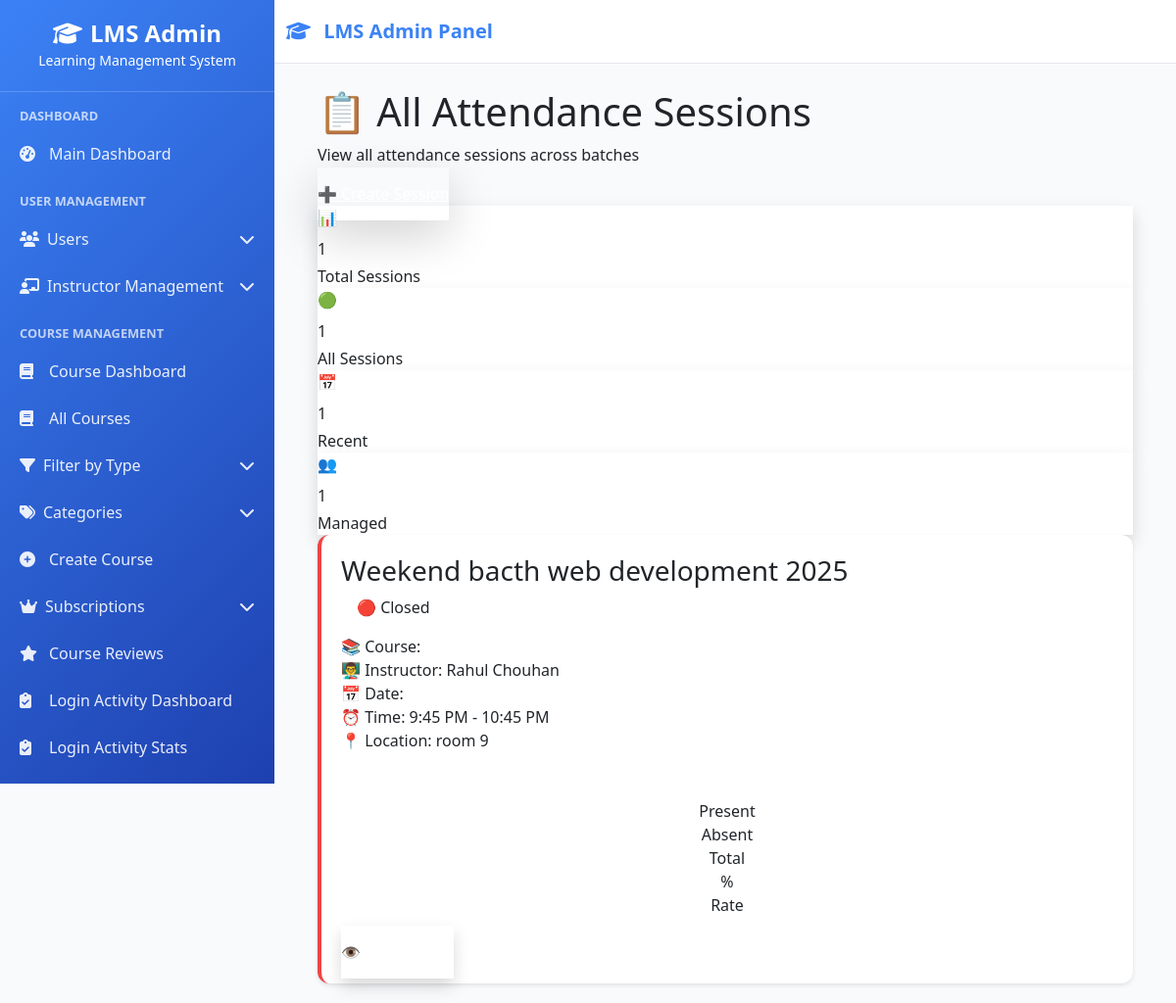
Page /attendance/sessions/ (signed in) on the committed database.
### attendance/models.py (models this page shows, shortened)
class AttendanceSession(models.Model):
    batch = models.ForeignKey(Batch, on_delete=models.CASCADE)
    start_time = models.DateTimeField(
        default=timezone.now,
        help_text="Session start time (with date and timezone)"
    )
    end_time = models.DateTimeField(
        null=True,
        blank=True,
        help_text="Session end time (with date and timezone)"
    )
    classroom_location = models.CharField(max_length=255, blank=True)
    latitude = models.FloatField()
    longitude = models.FloatField()
    qr_secret = models.CharField(max_length=255, unique=True)
    qr_code = models.ImageField(
        upload_to='attendance_qr_codes/',
        blank=True,
        null=True,
        help_text="Generated QR code image"
    )
    is_active = models.BooleanField(default=True)
    allowed_radius_meters = models.IntegerField(default=100)
    created_at = models.DateTimeField(auto_now_add=True)
    instructor = models.ForeignKey(
        settings.AUTH_USER_MODEL,
        on_delete=models.CASCADE,
        related_name='attendance_sessions',
        limit_choices_to=Q(role='instructor')
    )
    class Meta:
        ordering = ['-created_at']

### courses/models.py (models this page shows, shortened)
class Batch(models.Model):
    CONTENT_CHOICES = [
        ('fresh', 'Fresh Content (Empty)'),
        ('copy', 'Copy Course Content'),
    ]
    STATUS_CHOICES = [
        ('draft', 'Draft'),
        ('active', 'Active'),
        ('completed', 'Completed'),
    ]
    course = models.ForeignKey(Course, on_delete=models.CASCADE, related_name='batches')
    name = models.CharField(max_length=200)  # "Spring 2025", "Weekend Batch"
    code = models.CharField(max_length=50, unique=True, blank=True)  # Auto-generated
    content_type = models.CharField(max_length=10, choices=CONTENT_CHOICES, default='copy')
    start_date = models.DateField()
    end_date = models.DateField()
    max_students = models.PositiveIntegerField(default=30)
    instructor = models.ForeignKey(
        User, on_delete=models.CASCADE,
        limit_choices_to={'role': 'instructor'}
    )
    status = models.CharField(max_length=20, choices=STATUS_CHOICES, default='draft')
    is_active = models.BooleanField(default=True)
    created_at = models.DateTimeField(auto_now_add=True)
    created_by = models.ForeignKey(
        User, on_delete=models.SET_NULL, null=True,
        related_name='created_batches'  # <-- Yeh add karo
    )
    DELIVERY_MODE_CHOICES = [
        ('online', 'Online'),
        ('offline', 'Offline'),
        ('hybrid', 'Hybrid'),
    ]
    delivery_mode = models.CharField(
        max_length=20,
        choices=DELIVERY_MODE_CHOICES,
        default='online'
    )
    classroom_location = models.CharField(max_length=200, blank=True)
    building_name = models.CharField(max_length=100, blank=True)
    floor_number = models.CharField(max_length=10, blank=True)
    classroom_capacity = models.IntegerField(default=30)
    latitude = models.DecimalField(max_digits=9, decimal_places=6, null=True, blank=True)
    longitude = models.DecimalField(max_digits=9, decimal_places=6, null=True, blank=True)
    attendance_radius_meters = models.IntegerField(
        default=50,
        help_text="Allowed distance for marking attendance"
    )
    class Meta:
        ordering = ['-created_at']
    class Meta:
        ordering = ['-created_at']

### userss/models.py (models this page shows, shortened)
class CustomUser(AbstractUser):
    ROLE_CHOICES = (
    ("superadmin", "Super Admin"),
    ("instructor", "Instructor"),
    ("student", "Student"),
    ("webinar_user", "Webinar User"),  # Add this line
)
    role = models.CharField(max_length=20, choices=ROLE_CHOICES, default="student")
    phone_number = models.CharField(max_length=15, blank=True, null=True)
    profile_picture = models.ImageField(
        upload_to="profile_pics/", blank=True, null=True
    )
    bio = models.TextField(max_length=500, blank=True)
    date_of_birth = models.DateField(blank=True, null=True)
    address = models.TextField(max_length=200, blank=True)
    created_by = models.ForeignKey(
        "self",
        on_delete=models.SET_NULL,
        null=True,
        blank=True,
        related_name="created_users",
    )
    updated_at = models.DateTimeField(auto_now=True)
    def get_full_name(self):
        return f"{self.first_name} {self.last_name}".strip()
    class Meta:
        ordering = ["-date_joined"]
        verbose_name = "User"
        verbose_name_plural = "Users"

### attendance/views.py (the view, shortened to what this page needs)
# urls.py: path('sessions/', views.session_list, name='session_list'),
@login_required
def session_list(request):
    if request.user.role not in ['instructor', 'superadmin']:
        messages.error(request, 'Only instructors/admins can view sessions!')
        return redirect('home')
    if request.user.role == 'superadmin':
        sessions = AttendanceSession.objects.all()
        base_template = 'base.html'
        page_title = 'All Attendance Sessions'
    else:
        instructor_batches = Batch.objects.filter(instructor=request.user)
        sessions = AttendanceSession.objects.filter(batch__in=instructor_batches)
        base_template = 'instructor_base.html'
        page_title = 'My Attendance Sessions'
    sessions = sessions.select_related('batch').order_by('-start_time')
    batch_id = request.GET.get('batch')
    if batch_id:
        sessions = sessions.filter(batch_id=batch_id)
    from_date = request.GET.get('from_date')
    to_date = request.GET.get('to_date')
    from django.core.paginator import Paginator
    paginator = Paginator(sessions, 10)
    page_number = request.GET.get('page')
    page_obj = paginator.get_page(page_number)
    if request.user.role == 'superadmin':
        available_batches = Batch.objects.filter(is_active=True)
    else:
        available_batches = Batch.objects.filter(
            instructor=request.user,
            is_active=True
        )
    context = {
        'page_obj': page_obj,
        'sessions': page_obj.object_list,
        'available_batches': available_batches,
        'selected_batch': batch_id,
        'from_date': from_date,
        'to_date': to_date,
        'page_title': page_title,
        'base_template': base_template,
    }
    return render(request, 'attendance/session_list.html', context)

### lms/context_processors.py (called while the page is built, shortened)
def sidebar_context(request):
    context = {}
    if request.user.is_authenticated:
        from courses.models import Course
        is_admin = request.user.is_superuser or getattr(request.user, 'role', None) == 'superadmin'
        if is_admin:
            sidebar_courses = Course.objects.filter(is_active=True).order_by('course_code')[:15]
        elif getattr(request.user, 'role', None) == 'instructor':
            sidebar_courses = Course.objects.filter(
                instructor=request.user,
                is_active=True
            ).order_by('course_code')[:15]
        else:
            sidebar_courses = []
        context['sidebar_courses'] = sidebar_courses
        context['is_admin_user'] = is_admin  # Template में use करने के लिए
    return context

def instructor_permissions(request):
    context = {
        'instructor_permissions': [],
        'has_content_permission': False,
        'has_email_permission': False,
        'has_course_permission': False,
        'has_batch_permission': False,
        'has_student_permission': False,
        'has_analytics_permission': False,
    }
    return context

### userss/context_processors.py (called while the page is built, shortened)
def instructor_navigation(request):
    return {}

def student_context(request):
    return {'enrolled_courses_count': 0}

def instructor_permissions(request):
    if not request.user.is_authenticated:
        return {}
    if request.user.role != 'instructor':
        return {}

### attendance/templates/attendance/session_list.html (shortened to what this page needs)
{% extends base_template %}
{% load static %}
{% block content %}
<div class="container mx-auto px-4 py-8">
    <div class="flex justify-between items-center mb-8">
        <div>
            <h1 class="text-3xl font-bold text-gray-800">📋 All Attendance Sessions</h1>
            <p class="text-gray-600 mt-2">View all attendance sessions across batches</p>
        </div>
        {% if user.role == 'instructor' or user.role == 'superadmin' %}
        <a href="{% url 'attendance:create_session' %}"
           class="bg-blue-600 text-white px-6 py-3 rounded-lg hover:bg-blue-700 transition shadow-lg flex items-center gap-2">
            <span class="text-xl">➕</span>
            <span class="font-semibold">Create Session</span>
        </a>
        {% endif %}
    </div>
    <div class="grid md:grid-cols-4 gap-6 mb-8">
        <div class="bg-white rounded-lg shadow p-6 hover:shadow-lg transition">
            <div class="text-4xl mb-2">📊</div>
            <div class="text-3xl font-bold text-blue-600">{{ sessions.count }}</div>
            <div class="text-gray-600 mt-1">Total Sessions</div>
        </div>
        <div class="bg-white rounded-lg shadow p-6 hover:shadow-lg transition">
            <div class="text-4xl mb-2">🟢</div>
            <div class="text-3xl font-bold text-green-600">{{ sessions|length }}</div>
            <div class="text-gray-600 mt-1">All Sessions</div>
        </div>
        <div class="bg-white rounded-lg shadow p-6 hover:shadow-lg transition">
            <div class="text-4xl mb-2">📅</div>
            <div class="text-3xl font-bold text-purple-600">{{ sessions|slice:":7"|length }}</div>
            <div class="text-gray-600 mt-1">Recent</div>
        </div>
        <div class="bg-white rounded-lg shadow p-6 hover:shadow-lg transition">
            <div class="text-4xl mb-2">👥</div>
            <div class="text-3xl font-bold text-orange-600">{{ sessions.count }}</div>
            <div class="text-gray-600 mt-1">Managed</div>
        </div>
    </div>
    {% if sessions %}
    <div class="session-grid">
        {% for session in sessions %}
        <div class="session-card {% if session.is_active %}active{% else %}closed{% endif %}">
            <div class="flex justify-between items-start">
                <div class="flex-1">
                    <div class="flex items-center gap-3 mb-3">
                        <h3 class="text-xl font-bold text-gray-800">{{ session.batch.name }}</h3>
                        {% if session.is_active %}
                            <span class="bg-green-100 text-green-700 px-3 py-1 rounded-full text-sm font-semibold">
                                🟢 Active
                            </span>
                        {% else %}
                            <span class="bg-gray-100 text-gray-600 px-3 py-1 rounded-full text-sm font-semibold">
                                🔴 Closed
                            </span>
                        {% endif %}
                    </div>
                    <div class="grid md:grid-cols-2 gap-3 mb-4 text-sm">
                        <div>
                            <span class="text-gray-500">📚 Course:</span>
                        </div>
                        <div>
                            <span class="text-gray-500">👨‍🏫 Instructor:</span>
                            <span class="font-semibold ml-1">{{ session.instructor.get_full_name }}</span>
                        </div>
                        <div>
                            <span class="text-gray-500">📅 Date:</span>
                        </div>
                        <div>
                            <span class="text-gray-500">⏰ Time:</span>
                            <span class="font-semibold ml-1">
                                {{ session.start_time|time:"g:i A" }} - {{ session.end_time|time:"g:i A" }}
                            </span>
                        </div>
                        <div class="md:col-span-2">
                            <span class="text-gray-500">📍 Location:</span>
                            <span class="font-semibold ml-1">{{ session.classroom_location }}</span>
                        </div>
                    </div>
                    <div class="grid grid-cols-4 gap-3 bg-gray-50 p-4 rounded-lg">
                        <div class="text-center">
                            <div class="text-xs text-gray-500">Present</div>
                        </div>
                        <div class="text-center">
                            <div class="text-xs text-gray-500">Absent</div>
                        </div>
                        <div class="text-center">
                            <div class="text-xs text-gray-500">Total</div>
                        </div>
                        <div class="text-center">
                            <div class="text-2xl font-bold text-purple-600">{{ session.stats.percentage }}%</div>
                            <div class="text-xs text-gray-500">Rate</div>
                        </div>
                    </div>
                </div>
                <div class="ml-4">
                    <a href="{% url 'attendance:session_detail' session.id %}"
                       class="bg-blue-500 text-white px-6 py-3 rounded-lg hover:bg-blue-600 font-semibold block text-center transition shadow hover:shadow-lg">
                        👁️ View Details
                    </a>
                </div>
            </div>
        </div>
        {% endfor %}
    </div>
    {% endif %}
</div>
{% endblock %}

### userss/templates/base.html (style rules this page uses)
:root { --primary-color: #3b82f6; --secondary-color: #1e40af; --sidebar-width: 280px; }
* { margin: 0; padding: 0; box-sizing: border-box; }
body { background-color: #f8fafc; font-family: 'Segoe UI', Tahoma, Geneva, Verdana, sans-serif; }

### attendance/templates/attendance/session_list.html (style rules this page uses)
.session-grid { display: grid; gap: 20px; }
.session-card { background: white; border-radius: 12px; padding: 20px; box-shadow: 0 2px 4px rgba(0,0,0,0.1); transition: transform 0.2s, box-shadow 0.2s; border-left: 4px solid #e5e7eb; }
.session-card.closed { border-left-color: #ef4444; }

### rows in the picture
AttendanceSession: batch.name "Weekend bacth web development 2025", is_active "🔴 Closed", instructor.get_full_name "Rahul Chouhan", start_time "9:45 PM", end_time "10:45 PM", classroom_location "room 9"

### other values in the picture
{{ sessions.count }} "1"
{{ sessions|length }} "1"
{{ sessions|slice:":7"|length }} "1"
